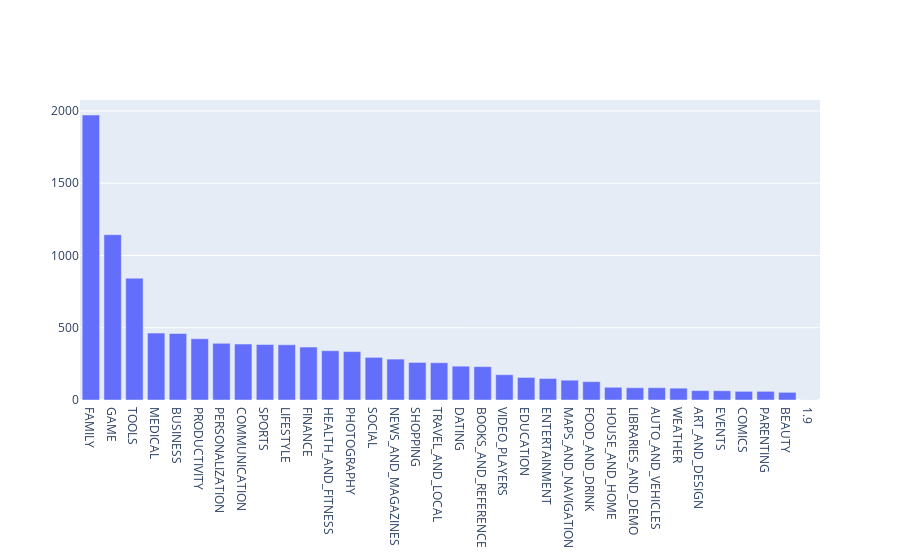

Here is the notebook cell this chart was saved with:
### Code cell
import plotly
plotly.offline.init_notebook_mode(connected=True)
import plotly.graph_objs as go

cats = len(apps["Category"].unique())
print("Total categories are : " + str(cats))

apps_num = apps['Category'].value_counts().sort_values(ascending = False)

data = [go.Bar(
        x = apps_num.index, # index = category name
        y = apps_num.values, # value = count
)]

plotly.offline.iplot(data)

### Figure 1 — Plotly figure (JSON) as saved in the notebook; plotly's stock layout.template omitted (floating-point values rounded to 4 significant figures)
{"data": [{"type": "bar", "x": ["FAMILY", "GAME", "TOOLS", "MEDICAL", "BUSINESS", "PRODUCTIVITY", "PERSONALIZATION", "COMMUNICATION", "SPORTS", "LIFESTYLE", "FINANCE", "HEALTH_AND_FITNESS", "PHOTOGRAPHY", "SOCIAL", "NEWS_AND_MAGAZINES", "SHOPPING", "TRAVEL_AND_LOCAL", "DATING", "BOOKS_AND_REFERENCE", "VIDEO_PLAYERS", "EDUCATION", "ENTERTAINMENT", "MAPS_AND_NAVIGATION", "FOOD_AND_DRINK", "HOUSE_AND_HOME", "LIBRARIES_AND_DEMO", "AUTO_AND_VEHICLES", "WEATHER", "ART_AND_DESIGN", "EVENTS", "COMICS", "PARENTING", "BEAUTY", "1.9"], "y": [1972, 1144, 843, 463, 460, 424, 392, 387, 384, 382, 366, 341, 335, 295, 283, 260, 258, 234, 231, 175, 156, 149, 137, 127, 88, 85, 85, 82, 65, 64, 60, 60, 53, 1]}], "layout": {}}
